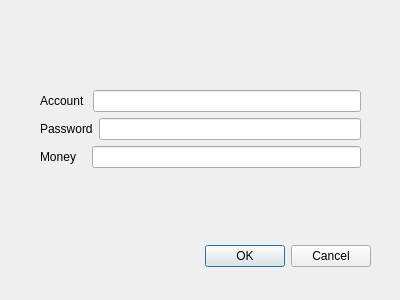
<?xml version="1.0" encoding="UTF-8"?>
<ui version="4.0">
 <class>AdminManageDialog</class>
 <widget class="QDialog" name="AdminManageDialog">
  <property name="geometry">
   <rect>
    <x>0</x>
    <y>0</y>
    <width>400</width>
    <height>300</height>
   </rect>
  </property>
  <property name="windowTitle">
   <string>AdminManageDialog</string>
  </property>
  <widget class="QDialogButtonBox" name="buttonBox">
   <property name="geometry">
    <rect>
     <x>30</x>
     <y>240</y>
     <width>341</width>
     <height>32</height>
    </rect>
   </property>
   <property name="orientation">
    <enum>Qt::Horizontal</enum>
   </property>
   <property name="standardButtons">
    <set>QDialogButtonBox::Cancel|QDialogButtonBox::Ok</set>
   </property>
  </widget>
  <widget class="QWidget" name="">
   <property name="geometry">
    <rect>
     <x>40</x>
     <y>90</y>
     <width>321</width>
     <height>80</height>
    </rect>
   </property>
   <layout class="QVBoxLayout" name="verticalLayout">
    <item>
     <layout class="QHBoxLayout" name="horizontalLayout_3">
      <item>
       <widget class="QLabel" name="label">
        <property name="text">
         <string>Account </string>
        </property>
       </widget>
      </item>
      <item>
       <widget class="QLineEdit" name="lineEdit"/>
      </item>
     </layout>
    </item>
    <item>
     <layout class="QHBoxLayout" name="horizontalLayout_2">
      <item>
       <widget class="QLabel" name="label_2">
        <property name="text">
         <string>Password</string>
        </property>
       </widget>
      </item>
      <item>
       <widget class="QLineEdit" name="lineEdit_2"/>
      </item>
     </layout>
    </item>
    <item>
     <layout class="QHBoxLayout" name="horizontalLayout">
      <item>
       <widget class="QLabel" name="label_3">
        <property name="text">
         <string>Money   </string>
        </property>
       </widget>
      </item>
      <item>
       <widget class="QLineEdit" name="lineEdit_3"/>
      </item>
     </layout>
    </item>
   </layout>
  </widget>
 </widget>
 <resources/>
 <connections>
  <connection>
   <sender>buttonBox</sender>
   <signal>accepted()</signal>
   <receiver>AdminManageDialog</receiver>
   <slot>accept()</slot>
   <hints>
    <hint type="sourcelabel">
     <x>248</x>
     <y>254</y>
    </hint>
    <hint type="destinationlabel">
     <x>157</x>
     <y>274</y>
    </hint>
   </hints>
  </connection>
  <connection>
   <sender>buttonBox</sender>
   <signal>rejected()</signal>
   <receiver>AdminManageDialog</receiver>
   <slot>reject()</slot>
   <hints>
    <hint type="sourcelabel">
     <x>316</x>
     <y>260</y>
    </hint>
    <hint type="destinationlabel">
     <x>286</x>
     <y>274</y>
    </hint>
   </hints>
  </connection>
 </connections>
</ui>
